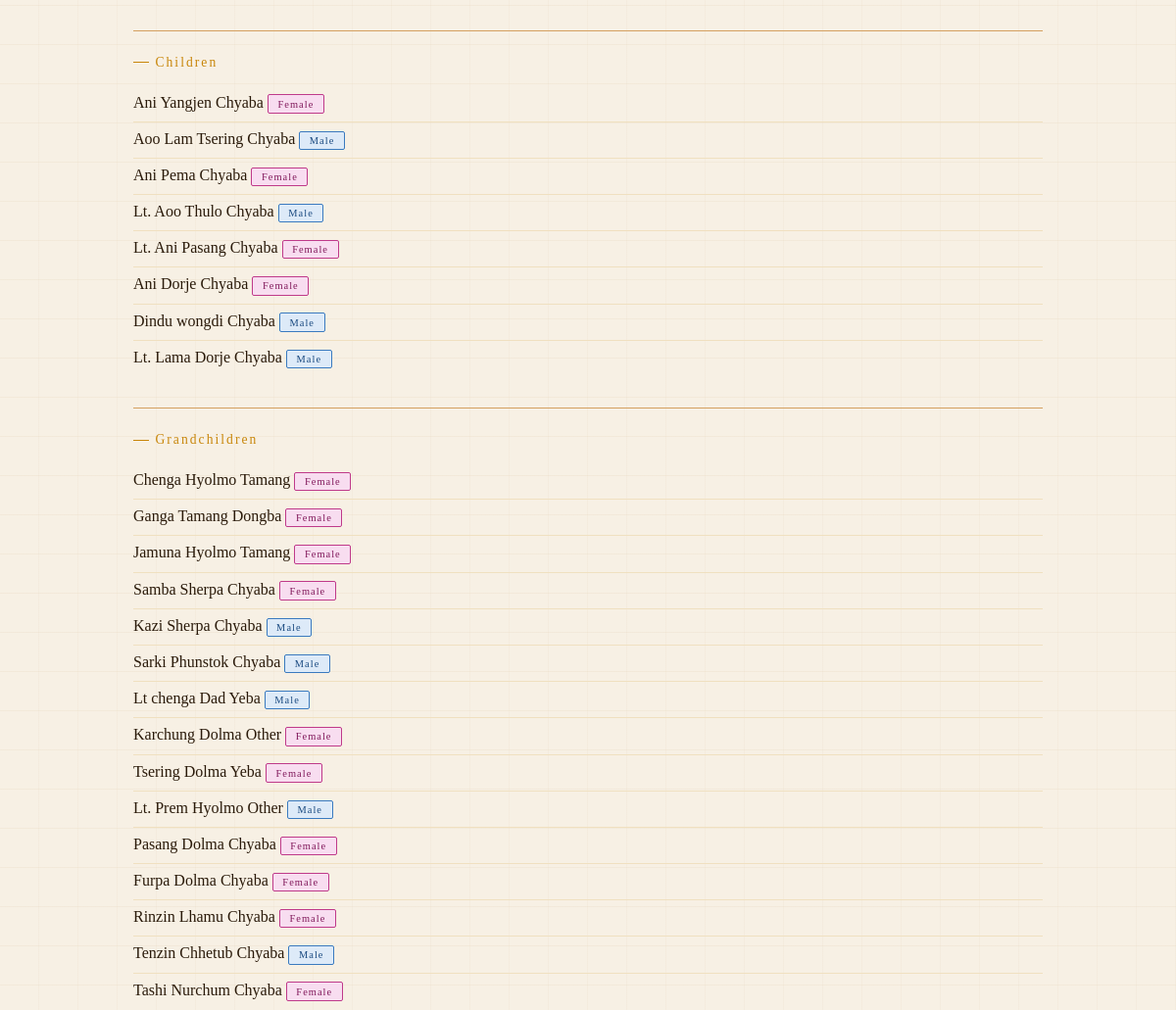
Before: /accounts/family/3/ (signed in, middle part) with the older database file.
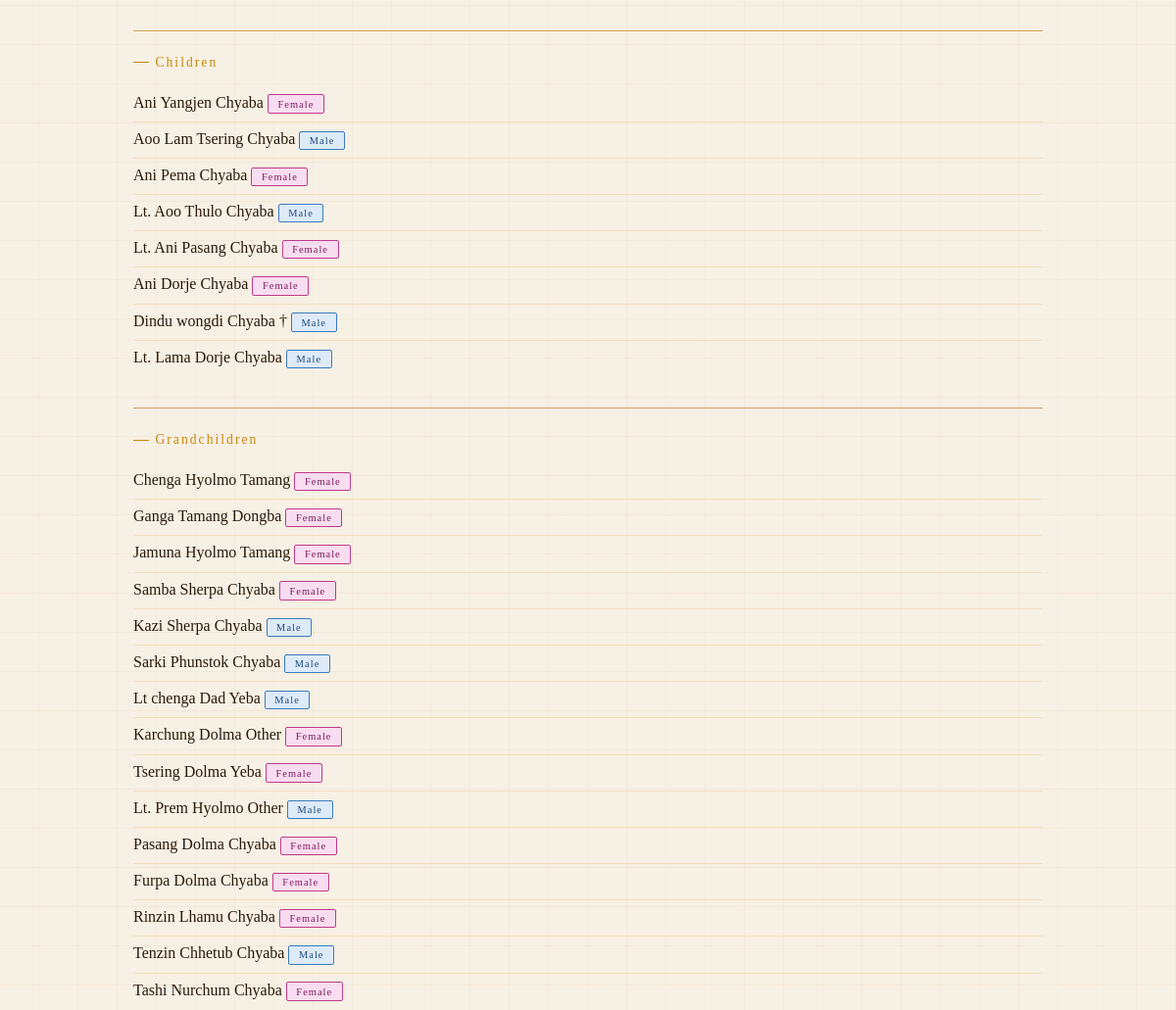
After: the same page with the newer database file.
### accounts/models.py (models this page shows)
class FamilyMember(models.Model):
    user         = models.ForeignKey(User, on_delete=models.CASCADE, null=True, blank=True)
    family_group = models.ForeignKey(FamilyGroup, on_delete=models.SET_NULL, null=True, blank=True, related_name='members')
    first_name   = models.CharField(max_length=100)
    middle_name  = models.CharField(max_length=100, blank=True)
    last_name    = models.CharField(max_length=100)
    gender         = models.CharField(max_length=1, choices=GENDER_CHOICES, null=True, blank=True)
    marital_status = models.CharField(max_length=10, choices=MARITAL_STATUS, default='Single')
    date_of_birth  = models.DateField(null=True, blank=True)
    date_of_death  = models.DateField(null=True, blank=True)
    address        = models.TextField(blank=True)
    photo          = models.ImageField(upload_to='members/', blank=True, null=True)
    phone          = models.CharField(max_length=30, blank=True)
    facebook       = models.CharField(max_length=200, blank=True)
    instagram      = models.CharField(max_length=200, blank=True)
    father = models.ForeignKey(
        'self', null=True, blank=True,
        on_delete=models.SET_NULL,
        related_name='children_of_father'
    )
    mother = models.ForeignKey(
        'self', null=True, blank=True,
        on_delete=models.SET_NULL,
        related_name='children_of_mother'
    )
    spouse = models.ForeignKey(
        'self', null=True, blank=True,
        on_delete=models.SET_NULL,
        related_name='married_to'
    )
    @property
    def is_deceased(self):
        return self.date_of_death is not None
    @property
    def age(self):
        if not self.date_of_birth:
            return None
        end = self.date_of_death or date.today()
        return end.year - self.date_of_birth.year - (
            (end.month, end.day) < (self.date_of_birth.month, self.date_of_birth.day)
        )
    @property
    def tibetan_year(self):
        if self.date_of_birth:
            return get_tibetan_year(self.date_of_birth.year)
        return ''
    def get_children(self):
        from itertools import chain
        children = list(chain(
            self.children_of_father.all(),
            self.children_of_mother.all()
        ))
        seen = set()
        unique = []
        for c in children:
            if c.pk not in seen:
                seen.add(c.pk)
                unique.append(c)
        return sorted(unique, key=lambda c: c.date_of_birth or date.max)
    def __str__(self):
        if self.middle_name:
            return f"{self.first_name} {self.middle_name} {self.last_name[0]}."
        return f"{self.first_name} {self.last_name[0]}."

### accounts/views.py (the view, shortened to what this page needs)
# urls.py: path('family/<int:pk>/', views.family_detail, name='family_detail'),
@login_required
def family_detail(request, pk):
    member = get_object_or_404(FamilyMember, pk=pk)
    children = member.get_children()
    siblings = FamilyMember.objects.none()
    if member.father:
        siblings = siblings | FamilyMember.objects.filter(father=member.father).exclude(pk=pk)
    if member.mother:
        siblings = siblings | FamilyMember.objects.filter(mother=member.mother).exclude(pk=pk)
    siblings = siblings.distinct()
    cousins = FamilyMember.objects.none()
    parent_siblings = FamilyMember.objects.none()
    parent_siblings = parent_siblings.distinct()
    for aunt_uncle in parent_siblings:
        cousins = cousins | FamilyMember.objects.filter(
            father=aunt_uncle
        ) | FamilyMember.objects.filter(
            mother=aunt_uncle
        )
    cousins = cousins.distinct().exclude(pk=pk)
    nieces_nephews = FamilyMember.objects.none()
    for sibling in siblings:
        nieces_nephews = nieces_nephews | FamilyMember.objects.filter(
            father=sibling
        ) | FamilyMember.objects.filter(
            mother=sibling
        )
    nieces_nephews = nieces_nephews.distinct()
    grandchildren = FamilyMember.objects.none()
    for child in children:
        for grandchild in child.get_children():
            grandchildren = grandchildren | FamilyMember.objects.filter(pk=grandchild.pk)
    grandchildren = grandchildren.distinct()
    can_edit = _user_can_edit(request.user, member)
    return render(request, 'accounts/family_detail.html', {
        'member': member,
        'siblings': siblings,
        'children': children,
        'cousins': cousins,
        'nieces_nephews': nieces_nephews,
        'grandchildren': grandchildren,
        'can_edit': can_edit,
    })

### accounts/models.py (called while the page is built)
def get_tibetan_year(year):
    if not year:
        return ''
    offset = (year - 1900) % 60
    animal_index  = offset % 12
    element_index = offset % 10
    elements = ['Iron','Iron','Water','Water','Wood','Wood','Fire','Fire','Earth','Earth']
    animals  = ['Rat','Ox','Tiger','Rabbit','Dragon','Snake','Horse','Sheep','Monkey','Rooster','Dog','Pig']
    return f"{elements[element_index]} {animals[animal_index]}"

### accounts/views.py (called while the page is built, shortened)
def _user_can_edit(user, member):
    if user.is_staff or user.is_superuser:
        return True

### accounts/templates/accounts/family_detail.html (shortened to what this page needs)
﻿{% extends 'accounts/base.html' %}
{% block content %}
<div class="main">
  <div class="section">
    <div class="section-title">Children</div>
    {% if children %}
    <ul class="member-list">
      {% for child in children %}
      <li>
        <a href="{% url 'family_detail' child.pk %}" class="text-link">
          {{ child.first_name }} {{ child.middle_name }} {{ child.last_name }}
          {% if child.is_deceased %}†{% endif %}
        </a>
        {% if child.gender == 'M' %}<span class="badge badge-male">Male</span>
        {% elif child.gender == 'F' %}<span class="badge badge-female">Female</span>{% endif %}
      </li>
      {% endfor %}
    </ul>
    {% else %}<p class="empty">No children found.</p>{% endif %}
  </div>
  <div class="section">
    <div class="section-title">Grandchildren</div>
    {% if grandchildren %}
    <ul class="member-list">
      {% for gc in grandchildren %}
      <li>
        <a href="{% url 'family_detail' gc.pk %}" class="text-link">
          {{ gc.first_name }} {{ gc.middle_name }} {{ gc.last_name }}
        </a>
        {% if gc.gender == 'M' %}<span class="badge badge-male">Male</span>
        {% elif gc.gender == 'F' %}<span class="badge badge-female">Female</span>{% endif %}
      </li>
      {% endfor %}
    </ul>
    {% else %}<p class="empty">No grandchildren found.</p>{% endif %}
  </div>
</div>
{% endblock %}

Changed rows visible on the page:
changed FamilyMember "Dindu": now shows "†"
